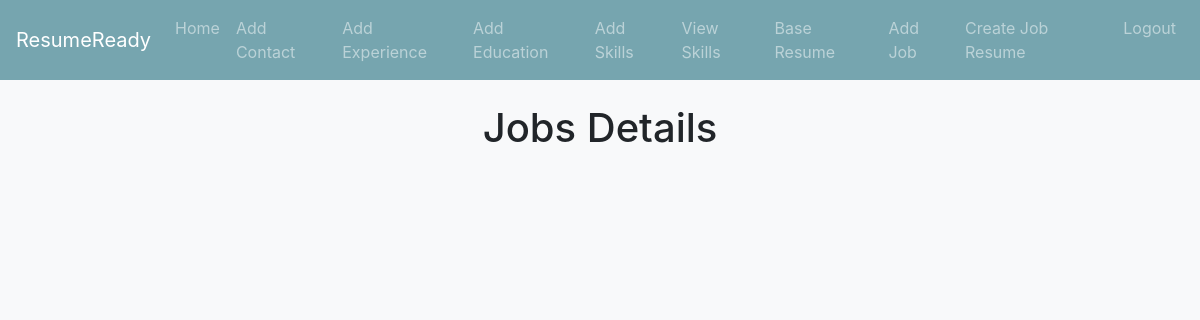
Before: /view_jobs (signed in) with the older database file.
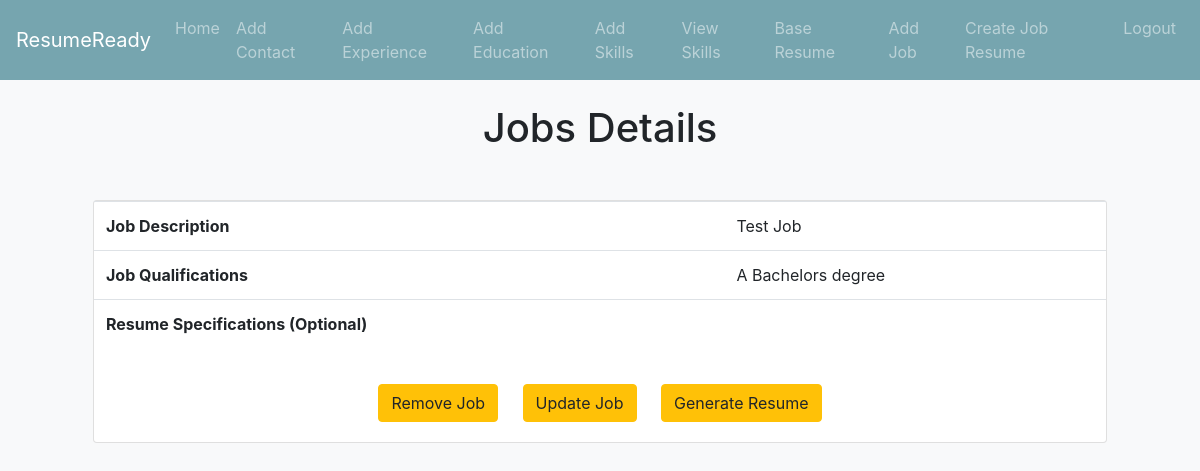
After: the same page with the newer database file.
### details/models.py (models this page shows, shortened)
class Jobs(models.Model):
    description = models.TextField(blank=True)
    qualifications = models.TextField(blank=True)
    specifications = models.TextField(blank=True)
    owner = models.IntegerField('Job Owner', blank=False, default=1)

### details/views.py (the view)
# urls.py: path('view_jobs', views.view_jobs, name='view-jobs'),
def view_jobs(request):
    jobs_list = Jobs.objects.filter(owner=request.user.id)
    return render(request, 'details/show_jobs.html', {'jobs_list': jobs_list})

### details/templates/details/show_jobs.html
{% extends 'details/base.html'%}
{% block content %}
<center>
    <h1>Jobs Details</h1>
    {% if user.is_authenticated %}
    <div class="container">
                    {% for job in jobs_list %}
                    <div class="row-lg m-5">
                      <div class="card">
                        <table class="table">
                            <tbody>
                            <tr>
                                <th>Job Description</th>
                                <td>{{ job.description }}</td>
                            </tr>
                            <tr>
                                <th>Job Qualifications</th>
                                <td>{{ job.qualifications }}</td>
                            </tr>
                            <tr>
                              <th>Resume Specifications (Optional)</th>
                              <td>{{ job.specifications }}</td>
                          </tr>
                            </tbody>
                        </table>
                    <div class="card-body">
                        <a href="{% url 'remove-jobs' job.id %}" class="card-link btn btn-warning">Remove Job</a>
                        <a href="{% url 'update-jobs' job.id %}" class="card-link btn btn-warning">Update Job</a>
                        <a href="{% url 'view-res' job.id %}" class="card-link btn btn-warning">Generate Resume</a>
                    </div>
                  </div>
                </div>
                {% endfor %}
            </div>
    {% else %}
      <h2> You need to be authenticated to access this page!</h2>
    {% endif %}
</center>
{% endblock %}

### details/templates/details/base.html (shortened to what this page needs)
<!doctype html>
<html lang="en">
  <head>
    <link rel="stylesheet" href="https://cdn.jsdelivr.net/npm/bootstrap@4.0.0/dist/css/bootstrap.min.css">
  </head>
  <body class="bg-light">
    {% include 'details/navbar.html'%}
    <br>
    {% block content %}
    {% endblock %}
  </body>
</html>

### details/templates/details/navbar.html (shortened to what this page needs)
<nav class="navbar navbar-expand-lg navbar-dark" style="background-color: #76a5afff;">
  <a class="navbar-brand" href="#" style="color: rgb(255, 255, 255);">ResumeReady</a>
  <div class="collapse navbar-collapse" id="navbarSupportedContent">
    <ul class="navbar-nav mr-auto">
      {% if user.is_authenticated %}
          <li class="nav-item">
            <a class="nav-link" href="{% url 'home' %}">Home <span class="sr-only">(current)</span></a>
          </li>
          <li class="nav-item">
              <a class="nav-link" href="{% url 'add-contact' %}">Add Contact</a>
          </li>
          <li class="nav-item">
            <a class="nav-link" href="{% url 'add-experience' %}">Add Experience</a>
          </li>
          <li class="nav-item">
            <a class="nav-link" href="{% url 'add-education' %}">Add Education</a>
          </li>
          <li class="nav-item">
            <a class="nav-link" href="{% url 'add-skills' %}">Add Skills</a>
          </li>
          <li class="nav-item">
            <a class="nav-link" href="{% url 'view-skills' %}">View Skills</a>
          </li>
          <li class="nav-item">
            <a class="nav-link" href="{% url 'create-pdf' %}">Base Resume</a>
          </li>
          <li class="nav-item">
            <a class="nav-link" href="{% url 'add-job' %}">Add Job </a>
          </li>
          <li class="nav-item">
            <a class="nav-link" href="{% url 'view-jobs' %}">Create Job Resume</a>
          </li>
          <li class="nav-item">
            <a class="nav-link" href="{% url 'logout' %}">Logout</a>
        </li>
      {% endif %}
    </ul>
  </div>
</nav>

Changed rows visible on the page:
added Jobs: description "Test Job", qualifications "A Bachelors degree"
